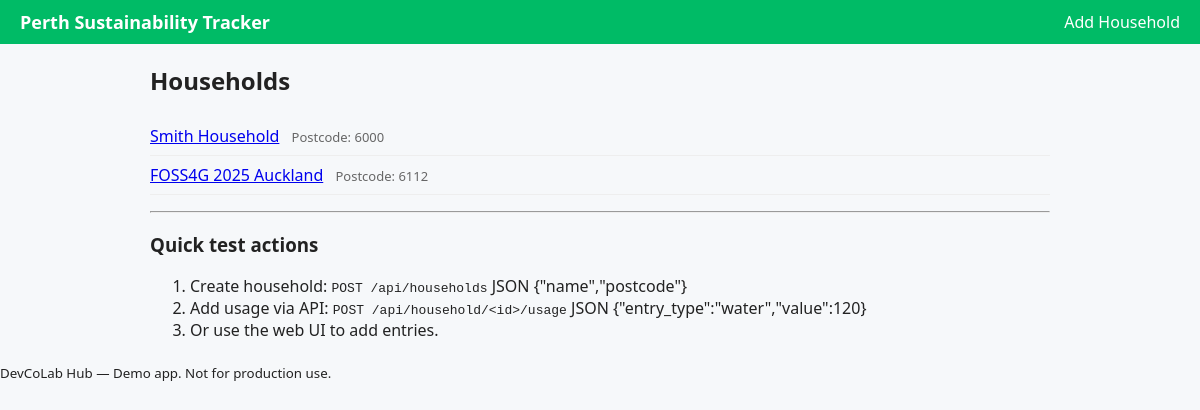
The page / on the database its author committed.
### app.py (models this page shows)
class Household(db.Model):
    id = db.Column(db.Integer, primary_key=True)
    name = db.Column(db.String(120), nullable=False)
    postcode = db.Column(db.String(10), nullable=False)
    created_at = db.Column(db.DateTime, default=datetime.utcnow)

### app.py (the view)
@app.route('/')
def index():
    households = Household.query.order_by(Household.created_at.desc()).all()
    return render_template('index.html', households=households)

### templates/index.html
{% extends "layout.html" %}
{% block content %}
  <h2>Households</h2>
  {% if households %}
    <ul class="households">
      {% for hh in households %}
        <li>
          <a href="{{ url_for('dashboard', household_id=hh.id) }}">{{ hh.name }}</a>
          <span class="meta">Postcode: {{ hh.postcode }}</span>
        </li>
      {% endfor %}
    </ul>
  {% else %}
    <p>No households yet. <a href="{{ url_for('register') }}">Add one</a>.</p>
  {% endif %}
  <hr>
  <section>
    <h3>Quick test actions</h3>
    <ol>
      <li>Create household: <code>POST /api/households</code> JSON {"name","postcode"}</li>
      <li>Add usage via API: <code>POST /api/household/&lt;id&gt;/usage</code> JSON {"entry_type":"water","value":120}</li>
      <li>Or use the web UI to add entries.</li>
    </ol>
  </section>
{% endblock %}

### styles.css (style rules this page uses)
body { font-family: system-ui, -apple-system, "Segoe UI", Roboto, "Helvetica Neue", Arial; padding: 0; margin: 0; color: #222; background: #f6f8fa; }
.households { list-style: none; padding: 0; }
.households li { padding: 8px 0; border-bottom: 1px solid #eee; }
.meta { color: #666; margin-left: 8px; font-size: 13px; }

### rows shown on the page
Household: name "Smith Household", postcode "6000"
Household: name "FOSS4G 2025 Auckland", postcode "6112"
